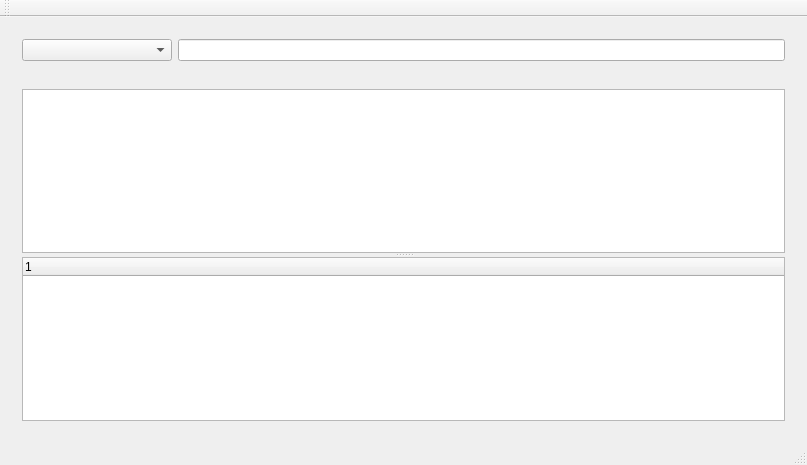
<?xml version="1.0" encoding="UTF-8"?>
<ui version="4.0">
 <class>MainWindow</class>
 <widget class="QMainWindow" name="MainWindow">
  <property name="geometry">
   <rect>
    <x>0</x>
    <y>0</y>
    <width>807</width>
    <height>465</height>
   </rect>
  </property>
  <property name="windowTitle">
   <string>MainWindow</string>
  </property>
  <widget class="QWidget" name="centralWidget">
   <layout class="QVBoxLayout" name="verticalLayout_2">
    <item>
     <widget class="QWidget" name="widget" native="true">
      <layout class="QHBoxLayout" name="horizontalLayout">
       <item>
        <widget class="QComboBox" name="comboBox">
         <property name="minimumSize">
          <size>
           <width>150</width>
           <height>0</height>
          </size>
         </property>
        </widget>
       </item>
       <item>
        <widget class="QLineEdit" name="lineEdit"/>
       </item>
      </layout>
     </widget>
    </item>
    <item>
     <widget class="QWidget" name="widget_2" native="true">
      <layout class="QVBoxLayout" name="verticalLayout">
       <item>
        <widget class="QSplitter" name="splitter">
         <property name="orientation">
          <enum>Qt::Vertical</enum>
         </property>
         <widget class="QTableWidget" name="tableWidget"/>
         <widget class="QTreeWidget" name="treeWidget">
          <column>
           <property name="text">
            <string notr="true">1</string>
           </property>
          </column>
         </widget>
        </widget>
       </item>
      </layout>
     </widget>
    </item>
   </layout>
  </widget>
  <widget class="QMenuBar" name="menuBar">
   <property name="geometry">
    <rect>
     <x>0</x>
     <y>0</y>
     <width>807</width>
     <height>27</height>
    </rect>
   </property>
  </widget>
  <widget class="QToolBar" name="mainToolBar">
   <attribute name="toolBarArea">
    <enum>TopToolBarArea</enum>
   </attribute>
   <attribute name="toolBarBreak">
    <bool>false</bool>
   </attribute>
  </widget>
  <widget class="QStatusBar" name="statusBar"/>
 </widget>
 <layoutdefault spacing="6" margin="11"/>
 <resources/>
 <connections/>
</ui>
